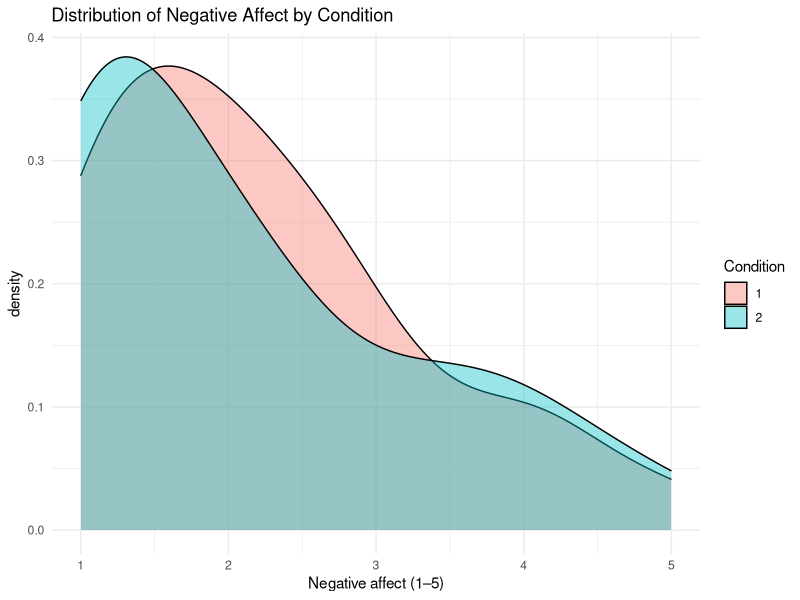

Recreate this plot in R.
## ---- chunk 1
library(tidyverse)
library(haven)

studydata_raw <- read_sav("AI Purpose Questions and Plan Clarity Study.sav") %>% 
  as_tibble()
## ---- chunk 2
studydata_emotion <- studydata_raw %>% 
  transmute(
    id           = ID,
    condition    = condition,         
    neg_affect   = NegAff_Mean
  )
## ---- chunk 3
cond1_distress <- studydata_emotion %>% 
  filter(condition == 1) %>% 
  select(id, neg_affect)

cond2_distress <- studydata_emotion %>% 
  filter(condition == 2) %>% 
  select(id, neg_affect)
## ---- chunk 4
ggplot(studydata_emotion,
       aes(x = neg_affect, fill = factor(condition))) +
  geom_density(alpha = 0.4) +
  labs(
    title = "Distribution of Negative Affect by Condition",
    x = "Negative affect (1–5)",
    fill = "Condition"
  ) +
  theme_minimal()
## ---- chunk 5
studydata_clarity <- studydata_raw %>% 
  transmute(
    id           = ID,
    condition    = condition,
    plan_clarity = PlanClarity_Mean
  )
## ---- chunk 6
cond1_clarity <- studydata_clarity %>%
  filter(condition == 1) %>%
  select(id, plan_clarity)

cond2_clarity <- studydata_clarity %>%
  filter(condition == 2) %>%
  select(id, plan_clarity)
